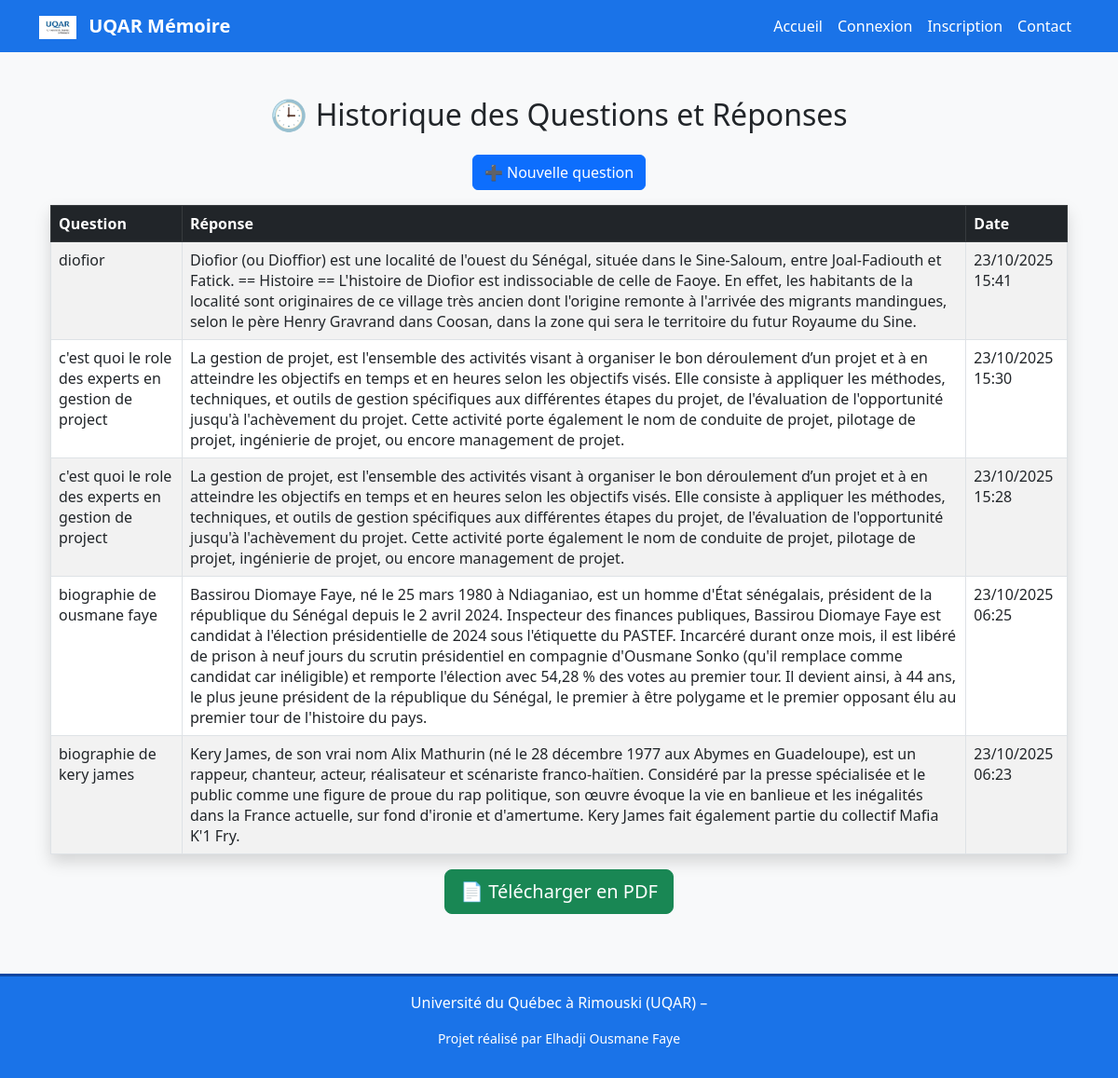
/questionnaire/historique/ (signed in), run on the app's committed database.
### questionnaire/models.py (models this page shows, shortened)
class Question(models.Model):
    auteur = models.ForeignKey(User, on_delete=models.CASCADE)  # ✅ Lien avec l'utilisateur
    texte = models.TextField()
    reponse = models.TextField(blank=True, null=True)
    date_ajout = models.DateTimeField(auto_now_add=True)

### questionnaire/views.py (the view)
# urls.py: path('historique/', views.historique, name='historique'),  # ✅ nouvelle page
@login_required
def historique(request):
    questions = Question.objects.filter(auteur=request.user).order_by('-date_ajout')
    return render(request, "questionnaire/historique.html", {"questions": questions})

### questionnaire/templates/questionnaire/historique.html (shortened to what this page needs)
{% extends "base.html" %}
{% load static %}
{% block content %}
<html lang="fr">
<head>
    <link rel="stylesheet" href="https://cdn.jsdelivr.net/npm/bootstrap@5.3.0/dist/css/bootstrap.min.css">
</head>
<body class="bg-light">
<div class="container mt-5">
    <h2 class="text-center mb-4">🕒 Historique des Questions et Réponses</h2>
    <div class="text-center mb-3">
        <a href="{% url 'poser_question' %}" class="btn btn-primary">➕ Nouvelle question</a>
    </div>
    {% if questions %}
        <table class="table table-bordered table-striped shadow">
            <thead class="table-dark">
                <tr>
                    <th>Question</th>
                    <th>Réponse</th>
                    <th>Date</th>
                </tr>
            </thead>
            <tbody>
                {% for q in questions %}
                <tr>
                    <td>{{ q.texte }}</td>
                    <td>{{ q.reponse }}</td>
                    <td>{{ q.date_ajout|date:"d/m/Y H:i" }}</td>
                </tr>
                {% endfor %}
            </tbody>
        </table>
    {% else %}
        <p class="text-center text-muted">Aucune question enregistrée pour le moment.</p>
    {% endif %}
</div>
<div class="text-center mb-3">
    <a href="{% url 'telecharger_pdf' %}" class="btn btn-success btn-lg">📄 Télécharger en PDF</a>
</div>
</body>
</html>
{% endblock %}

### questionnaire/templates/base.html (shortened to what this page needs)
{% load static %}
<html lang="fr">
<head>
    <link rel="stylesheet" href="https://cdn.jsdelivr.net/npm/bootstrap@5.3.0/dist/css/bootstrap.min.css">
</head>
<body>
    <nav class="navbar navbar-expand-lg navbar-dark">
        <div class="container">
            <a class="navbar-brand fw-bold" href="{% url 'home' %}">
                <img src="{% static 'images/téléchargement.jpeg' %}" width="40" class="me-2">
                UQAR Mémoire
            </a>
            <div class="collapse navbar-collapse justify-content-end" id="navbarNav">
                <ul class="navbar-nav">
                    <li class="nav-item"><a class="nav-link" href="{% url 'home' %}">Accueil</a></li>
                    <li class="nav-item"><a class="nav-link" href="{% url 'login' %}">Connexion</a></li>
                    <li class="nav-item"><a class="nav-link" href="{% url 'inscription' %}">Inscription</a></li>
                    <li class="nav-item"><a class="nav-link" href="#">Contact</a></li>
                </ul>
            </div>
        </div>
    </nav>
    <main class="container mt-5">
        {% block content %}{% endblock %}
    </main>
    <footer>
        <p>Université du Québec à Rimouski (UQAR) – {{ now|date:"Y" }}</p>
        <p><small>Projet réalisé par Elhadji Ousmane Faye</small></p>
    </footer>
</body>
</html>

### questionnaire/templates/base.html (style rules this page uses)
body { background-color: #f8f9fa; font-family: "Segoe UI", Roboto, sans-serif; }
.navbar { background-color: #1a73e8 !important; }
.navbar-brand, .nav-link { color: white !important; }
footer { background-color: #1a73e8; color: white; text-align: center; padding: 1rem; margin-top: 4rem; border-top: 3px solid #0d47a1; }

### data on the page
Question: texte "diofior", reponse "Diofior (ou Dioffior) est une localité de l'ouest du Sénégal, située dans le Sine-Saloum, entre Joal-Fadiouth et Fatick. == Histoire == L'histoire de Diofior est indissociable de celle de Faoye. En effet, les habitants de la localité sont originaires de ce village très ancien dont l'origine remonte à l'arrivée des migrants mandingues, selon le père Henry Gravrand dans Coosan, dans la zone qui sera le territoire du futur Royaume du Sine.", date_ajout "23/10/2025 15:41"
Question: texte "c'est quoi le role des experts en gestion de project", reponse "La gestion de projet, est l'ensemble des activités visant à organiser le bon déroulement d’un projet et à en atteindre les objectifs en temps et en heures selon les objectifs visés. Elle consiste à appliquer les méthodes, techniques, et outils de gestion spécifiques aux différentes étapes du projet, de l'évaluation de l'opportunité jusqu'à l'achèvement du projet. Cette activité porte également le nom de conduite de projet, pilotage de projet, ingénierie de projet, ou encore management de projet.", date_ajout "23/10/2025 15:30"
Question: texte "c'est quoi le role des experts en gestion de project", reponse "La gestion de projet, est l'ensemble des activités visant à organiser le bon déroulement d’un projet et à en atteindre les objectifs en temps et en heures selon les objectifs visés. Elle consiste à appliquer les méthodes, techniques, et outils de gestion spécifiques aux différentes étapes du projet, de l'évaluation de l'opportunité jusqu'à l'achèvement du projet. Cette activité porte également le nom de conduite de projet, pilotage de projet, ingénierie de projet, ou encore management de projet.", date_ajout "23/10/2025 15:28"
Question: texte "biographie de ousmane faye", reponse "Bassirou Diomaye Faye, né le 25 mars 1980 à Ndiaganiao, est un homme d'État sénégalais, président de la république du Sénégal depuis le 2 avril 2024. Inspecteur des finances publiques, Bassirou Diomaye Faye est candidat à l'élection présidentielle de 2024 sous l'étiquette du PASTEF. Incarcéré durant onze mois, il est libéré de prison à neuf jours du scrutin présidentiel en compagnie d'Ousmane Sonko (qu'il remplace comme candidat car inéligible) et remporte l'élection avec 54,28 % des votes au premier tour. Il devient ainsi, à 44 ans, le plus jeune président de la république du Sénégal, le premier à être polygame et le premier opposant élu au premier tour de l'histoire du pays.", date_ajout "23/10/2025 06:25"
Question: texte "biographie de kery james", reponse "Kery James, de son vrai nom Alix Mathurin (né le 28 décembre 1977 aux Abymes en Guadeloupe), est un rappeur, chanteur, acteur, réalisateur et scénariste franco-haïtien. Considéré par la presse spécialisée et le public comme une figure de proue du rap politique, son œuvre évoque la vie en banlieue et les inégalités dans la France actuelle, sur fond d'ironie et d'amertume. Kery James fait également partie du collectif Mafia K'1 Fry.", date_ajout "23/10/2025 06:23"
